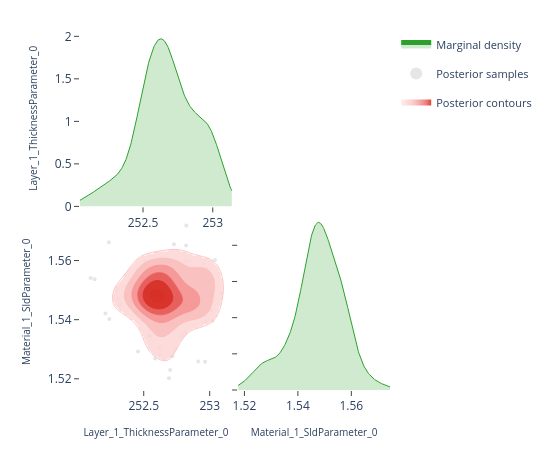

The notebook cell saved with this chart:
### Code cell
# ---- Pairwise focus: thickness vs SLD ---------------------------------------
# A 2-parameter corner plot zooms in on the joint posterior for a specific
# pair.  This is the same view the EasyReflectometryApp's "2D Heatmap"
# sub-tab uses to inspect parameter degeneracies.


params_of_interest = ['Layer_1_ThicknessParameter_0', 'Material_1_SldParameter_0']
idx = [posterior.param_names.index(p) for p in params_of_interest]
subset_draws = np.asarray(posterior.draws)[:, idx]

fig = plot_corner(subset_draws, params_of_interest)
fig.show()

### Figure 1 — Plotly figure (JSON) as saved in the notebook; plotly's stock layout.template omitted (floating-point values rounded to 4 significant figures; data arrays with more than 128 entries replaced by an {"elided": "..."} marker saying what was removed)
{"data": [{"fill": "tozeroy", "fillcolor": "rgba(44, 160, 44, 0.22)", "hoverinfo": "skip", "legendgroup": "marginal", "line": {"color": "rgb(44, 160, 44)", "width": 1}, "mode": "lines", "name": "Marginal density", "showlegend": true, "type": "scatter", "x": {"elided": "256 float values"}, "xaxis": "x", "y": {"elided": "256 float values"}, "yaxis": "y"}, {"hoverinfo": "skip", "legendgroup": "scatter", "marker": {"color": "rgba(140, 140, 140, 0.22)", "size": 4}, "mode": "markers", "name": "Posterior samples", "showlegend": true, "type": "scatter", "x": [252.9, 252.6, 252.5, 252.6, 253.0, 252.6, 252.8, 252.8, 252.2, 252.1, 252.9, 252.8, 252.7, 252.8, 252.6, 252.4, 252.8, 252.5, 252.7, 252.5, 252.6, 252.5, 252.9, 252.5, 252.5, 252.5, 252.8, 252.7, 252.6, 253.0, 253.0, 252.7, 252.7, 252.7, 252.7, 252.8, 253.0, 252.6, 252.7, 252.7, 252.9, 252.7, 252.5, 252.7, 252.8, 252.8, 252.5, 252.6, 252.7, 253.0, 252.6, 252.5, 253.0, 252.9, 252.6, 252.5, 253.0, 252.7, 252.6, 252.7, 252.6, 252.9, 252.7, 252.7, 252.9, 252.6, 252.6, 252.7, 252.7, 252.7, 253.1, 252.4, 252.7, 252.4, 252.7, 253.0, 252.3, 252.5, 252.7, 252.4, 252.9, 253.0, 253.0, 252.6, 252.3, 252.6, 252.5, 252.6, 252.2, 252.8, 252.7, 252.5, 252.9, 252.5, 252.8, 253.0, 252.9, 252.4, 252.5, 253.0, 252.7, 253.0, 252.7, 252.2, 252.5, 252.5, 252.5, 252.7, 252.5, 252.9, 252.9, 252.5, 252.8, 252.8, 252.3, 252.6, 252.5, 253.0, 252.6, 252.1], "xaxis": "x3", "y": [1.544, 1.53, 1.535, 1.541, 1.553, 1.545, 1.536, 1.549, 1.542, 1.554, 1.554, 1.55, 1.552, 1.554, 1.549, 1.549, 1.572, 1.557, 1.556, 1.551, 1.548, 1.545, 1.548, 1.549, 1.529, 1.54, 1.546, 1.539, 1.528, 1.543, 1.54, 1.538, 1.545, 1.556, 1.53, 1.556, 1.539, 1.546, 1.545, 1.545, 1.544, 1.523, 1.535, 1.546, 1.548, 1.535, 1.553, 1.548, 1.52, 1.56, 1.55, 1.544, 1.555, 1.547, 1.557, 1.551, 1.552, 1.56, 1.556, 1.565, 1.548, 1.544, 1.553, 1.56, 1.542, 1.549, 1.558, 1.55, 1.539, 1.528, 1.549, 1.553, 1.545, 1.542, 1.556, 1.546, 1.547, 1.546, 1.545, 1.551, 1.544, 1.526, 1.554, 1.536, 1.549, 1.527, 1.552, 1.536, 1.54, 1.565, 1.545, 1.544, 1.559, 1.56, 1.56, 1.548, 1.556, 1.55, 1.546, 1.557, 1.555, 1.543, 1.548, 1.566, 1.548, 1.559, 1.557, 1.55, 1.549, 1.526, 1.542, 1.557, 1.549, 1.56, 1.545, 1.549, 1.546, 1.552, 1.536, 1.554], "yaxis": "y3", "zorder": 0}, {"colorscale": [[0.0, "rgba(255, 224, 224, 0.62)"], [0.35, "rgba(250, 188, 188, 0.70)"], [0.6, "rgba(245, 148, 148, 0.78)"], [0.82, "rgba(237, 104, 104, 0.84)"], [1.0, "rgba(215, 48, 39, 0.90)"]], "connectgaps": false, "contours": {"coloring": "fill", "end": 77.68, "showlabels": false, "showlines": false, "size": 12.26, "start": 16.35}, "hoverinfo": "skip", "legendgroup": "contour", "name": "Posterior contours", "showlegend": true, "showscale": false, "type": "contour", "x": [252.0, 252.1, 252.1, 252.1, 252.1, 252.1, 252.1, 252.1, 252.2, 252.2, 252.2, 252.2, 252.2, 252.2, 252.2, 252.3, 252.3, 252.3, 252.3, 252.3, 252.3, 252.3, 252.4, 252.4, 252.4, 252.4, 252.4, 252.4, 252.4, 252.4, 252.5, 252.5, 252.5, 252.5, 252.5, 252.5, 252.5, 252.6, 252.6, 252.6, 252.6, 252.6, 252.6, 252.6, 252.7, 252.7, 252.7, 252.7, 252.7, 252.7, 252.7, 252.8, 252.8, 252.8, 252.8, 252.8, 252.8, 252.8, 252.8, 252.9, 252.9, 252.9, 252.9, 252.9, 252.9, 252.9, 253.0, 253.0, 253.0, 253.0, 253.0, 253.0, 253.0, 253.1, 253.1, 253.1, 253.1, 253.1, 253.1, 253.1], "xaxis": "x3", "y": [1.518, 1.518, 1.519, 1.52, 1.521, 1.521, 1.522, 1.523, 1.523, 1.524, 1.525, 1.526, 1.526, 1.527, 1.528, 1.528, 1.529, 1.53, 1.531, 1.531, 1.532, 1.533, 1.533, 1.534, 1.535, 1.536, 1.536, 1.537, 1.538, 1.538, 1.539, 1.54, 1.541, 1.541, 1.542, 1.543, 1.544, 1.544, 1.545, 1.546, 1.546, 1.547, 1.548, 1.549, 1.549, 1.55, 1.551, 1.551, 1.552, 1.553, 1.554, 1.554, 1.555, 1.556, 1.556, 1.557, 1.558, 1.559, 1.559, 1.56, 1.561, 1.562, 1.562, 1.563, 1.564, 1.564, 1.565, 1.566, 1.567, 1.567, 1.568, 1.569, 1.569, 1.57, 1.571, 1.572, 1.572, 1.573, 1.574, 1.574], "yaxis": "y3", "z": {"elided": "80x80 float values"}, "zmax": 77.68, "zmin": 16.35, "zorder": 1}, {"colorscale": [[0.0, "rgba(250, 188, 188, 0.94)"], [0.35, "rgba(250, 188, 188, 0.94)"], [0.35, "rgba(245, 148, 148, 0.95)"], [0.6, "rgba(245, 148, 148, 0.95)"], [0.6, "rgba(237, 104, 104, 0.96)"], [0.82, "rgba(237, 104, 104, 0.96)"], [0.82, "rgba(215, 48, 39, 0.98)"], [1.0, "rgba(215, 48, 39, 0.98)"]], "contours": {"coloring": "lines", "end": 77.68, "showlabels": false, "size": 12.26, "start": 16.35}, "hoverinfo": "skip", "legendgroup": "contour", "line": {"width": 0.9}, "showlegend": false, "showscale": false, "type": "contour", "x": [252.0, 252.1, 252.1, 252.1, 252.1, 252.1, 252.1, 252.1, 252.2, 252.2, 252.2, 252.2, 252.2, 252.2, 252.2, 252.3, 252.3, 252.3, 252.3, 252.3, 252.3, 252.3, 252.4, 252.4, 252.4, 252.4, 252.4, 252.4, 252.4, 252.4, 252.5, 252.5, 252.5, 252.5, 252.5, 252.5, 252.5, 252.6, 252.6, 252.6, 252.6, 252.6, 252.6, 252.6, 252.7, 252.7, 252.7, 252.7, 252.7, 252.7, 252.7, 252.8, 252.8, 252.8, 252.8, 252.8, 252.8, 252.8, 252.8, 252.9, 252.9, 252.9, 252.9, 252.9, 252.9, 252.9, 253.0, 253.0, 253.0, 253.0, 253.0, 253.0, 253.0, 253.1, 253.1, 253.1, 253.1, 253.1, 253.1, 253.1], "xaxis": "x3", "y": [1.518, 1.518, 1.519, 1.52, 1.521, 1.521, 1.522, 1.523, 1.523, 1.524, 1.525, 1.526, 1.526, 1.527, 1.528, 1.528, 1.529, 1.53, 1.531, 1.531, 1.532, 1.533, 1.533, 1.534, 1.535, 1.536, 1.536, 1.537, 1.538, 1.538, 1.539, 1.54, 1.541, 1.541, 1.542, 1.543, 1.544, 1.544, 1.545, 1.546, 1.546, 1.547, 1.548, 1.549, 1.549, 1.55, 1.551, 1.551, 1.552, 1.553, 1.554, 1.554, 1.555, 1.556, 1.556, 1.557, 1.558, 1.559, 1.559, 1.56, 1.561, 1.562, 1.562, 1.563, 1.564, 1.564, 1.565, 1.566, 1.567, 1.567, 1.568, 1.569, 1.569, 1.57, 1.571, 1.572, 1.572, 1.573, 1.574, 1.574], "yaxis": "y3", "z": {"elided": "80x80 float values"}, "zmax": 77.68, "zmin": 16.35, "zorder": 2}, {"fill": "tozeroy", "fillcolor": "rgba(44, 160, 44, 0.22)", "hoverinfo": "skip", "legendgroup": "marginal", "line": {"color": "rgb(44, 160, 44)", "width": 1}, "mode": "lines", "name": "Marginal density", "showlegend": false, "type": "scatter", "x": {"elided": "256 float values"}, "xaxis": "x4", "y": {"elided": "256 float values"}, "yaxis": "y4"}], "layout": {"height": 450, "legend": {"font": {"size": 11}, "itemsizing": "constant", "orientation": "v", "x": 1.02, "xanchor": "left", "y": 1.0, "yanchor": "top"}, "margin": {"b": 60, "l": 80, "r": 160, "t": 30}, "plot_bgcolor": "white", "showlegend": true, "width": 550, "xaxis": {"anchor": "y", "domain": [0.0, 0.49], "showgrid": false, "ticks": "outside", "zeroline": false}, "xaxis2": {"anchor": "y2", "domain": [0.51, 1.0], "showgrid": false, "ticks": "outside", "visible": false, "zeroline": false}, "xaxis3": {"anchor": "y3", "domain": [0.0, 0.49], "showgrid": false, "ticks": "outside", "title": {"font": {"size": 10}, "text": "Layer_1_ThicknessParameter_0"}, "zeroline": false}, "xaxis4": {"anchor": "y4", "domain": [0.51, 1.0], "showgrid": false, "ticks": "outside", "title": {"font": {"size": 10}, "text": "Material_1_SldParameter_0"}, "zeroline": false}, "yaxis": {"anchor": "x", "domain": [0.51, 1.0], "showgrid": false, "ticks": "outside", "title": {"font": {"size": 10}, "text": "Layer_1_ThicknessParameter_0"}, "zeroline": false}, "yaxis2": {"anchor": "x2", "domain": [0.51, 1.0], "showgrid": false, "ticks": "outside", "visible": false, "zeroline": false}, "yaxis3": {"anchor": "x3", "domain": [0.0, 0.49], "showgrid": false, "ticks": "outside", "title": {"font": {"size": 10}, "text": "Material_1_SldParameter_0"}, "zeroline": false}, "yaxis4": {"anchor": "x4", "domain": [0.0, 0.49], "showgrid": false, "showticklabels": false, "ticks": "outside", "zeroline": false}}}
